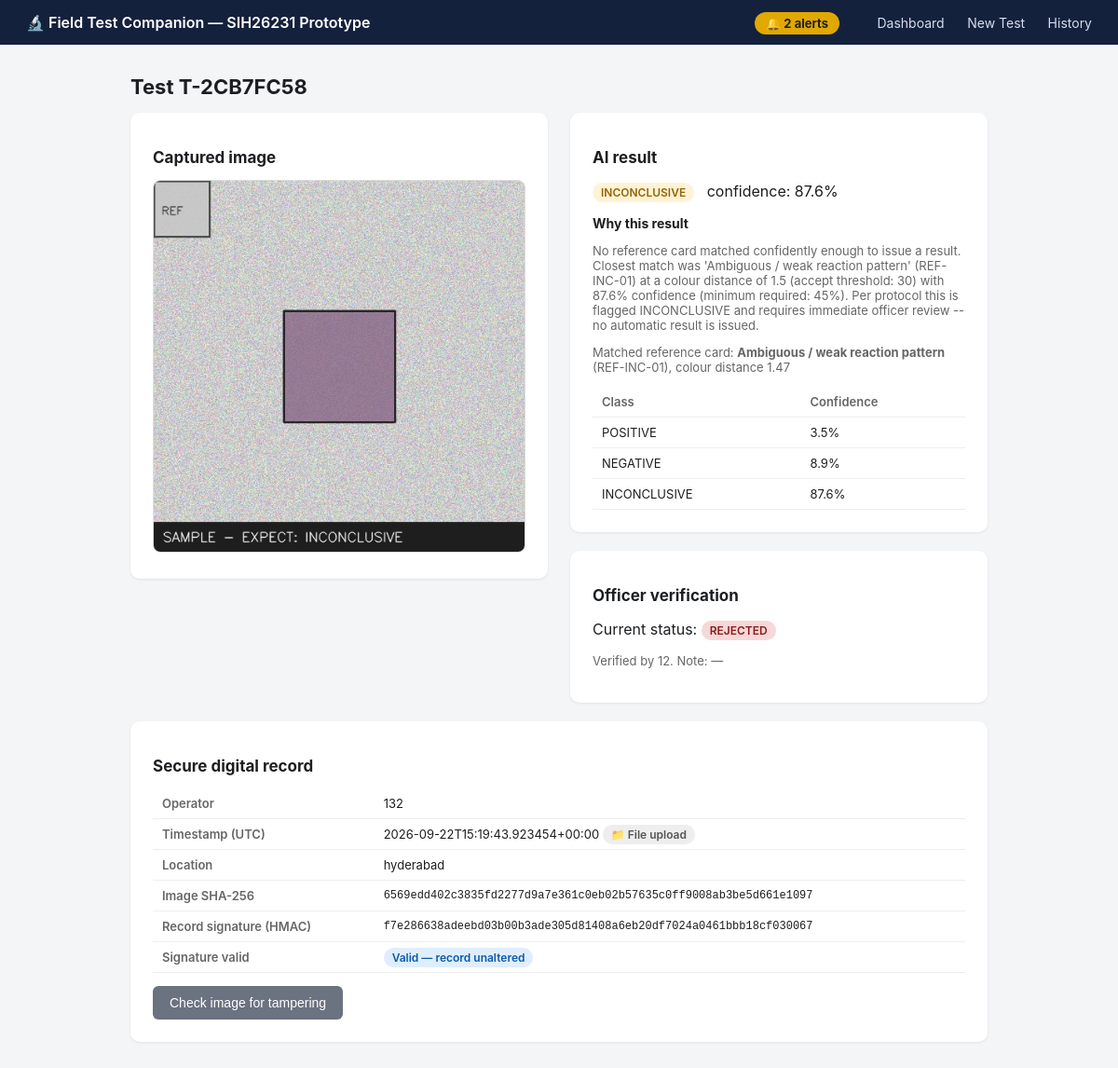
Page /test/T-2CB7FC58 on the committed database.
### tables this page shows
CREATE TABLE test_records (
            test_id TEXT PRIMARY KEY,
            operator_id TEXT NOT NULL,
            timestamp TEXT NOT NULL,
            location TEXT,
            image_filename TEXT NOT NULL,
            image_hash TEXT NOT NULL,
            ai_result TEXT,
            ai_confidence REAL,
            ai_explanation TEXT,
            quality_json TEXT,
            classification_json TEXT,
            verification_status TEXT DEFAULT 'PENDING',
            verified_by TEXT,
            verification_note TEXT,
            record_signature TEXT NOT NULL,
            alert_required INTEGER DEFAULT 0,
            analysis TEXT,
            capture_method TEXT DEFAULT 'FILE_UPLOAD',
            video_filename TEXT
        );

### app.py (the view)
@app.route("/test/<test_id>")
def test_detail(test_id):
    record = database.get_record(test_id)
    if not record:
        return "Test not found", 404
    record["quality"] = json.loads(record["quality_json"]) if record["quality_json"] else None
    record["classification"] = json.loads(record["classification_json"]) if record["classification_json"] else None
    core_record = {
        "test_id": record["test_id"],
        "operator_id": record["operator_id"],
        "timestamp": record["timestamp"],
        "location": record["location"],
        "image_filename": record["image_filename"],
        "image_hash": record["image_hash"],
        "ai_result": record["ai_result"],
        "ai_confidence": record["ai_confidence"],
        "ai_explanation": record["ai_explanation"],
        "capture_method": record["capture_method"],
    }
    signature_valid = security.verify_record(core_record, record["record_signature"])
    return render_template("test_detail.html", record=record, signature_valid=signature_valid)

### app.py (called while the page is built)
@app.context_processor
def inject_global_alerts():
    try:
        stats = database.dashboard_stats()
        return {"global_alerts_count": stats["alerts"]}
    except Exception:
        return {"global_alerts_count": 0}

### database.py (called while the page is built)
def get_conn():
    conn = sqlite3.connect(DB_PATH)
    conn.row_factory = sqlite3.Row
    return conn

def get_record(test_id: str):
    conn = get_conn()
    row = conn.execute("SELECT * FROM test_records WHERE test_id = ?", (test_id,)).fetchone()
    conn.close()
    return dict(row) if row else None

### security.py (called while the page is built)
def sign_record(record: dict) -> str:
    payload = json.dumps(record, sort_keys=True).encode("utf-8")
    return hmac.new(SECRET_KEY, payload, hashlib.sha256).hexdigest()

def verify_record(record: dict, signature: str) -> bool:
    expected = sign_record(record)
    return hmac.compare_digest(expected, signature)

### templates/test_detail.html (shortened to what this page needs)
{% extends "base.html" %}
{% block content %}
<h1>Test {{ record.test_id }}</h1>
<div class="flex-row">
  <div>
    <div class="card">
      <h2>Captured image</h2>
      <img class="test-image" src="{{ url_for('uploaded_file', filename=record.image_filename) }}">
    </div>
  </div>
  <div>
    <div class="card">
      <h2>AI result</h2>
      {% if record.ai_result %}
        <p><span class="badge {{ record.ai_result }}">{{ record.ai_result }}</span>
           &nbsp; confidence: {{ (record.ai_confidence * 100) | round(1) }}%</p>
        <h2 style="font-size:14px; margin-bottom:4px;">Why this result</h2>
        <p class="muted">{{ record.analysis or record.ai_explanation }}</p>
        {% if record.classification and record.classification.matched_reference %}
        <p class="muted">Matched reference card: <strong>{{ record.classification.matched_reference.name }}</strong>
           ({{ record.classification.matched_reference.id }}), colour distance {{ record.classification.matched_reference.distance }}</p>
        {% endif %}
        {% if record.classification %}
        <table>
          <tr><th>Class</th><th>Confidence</th></tr>
          {% for cls, conf in record.classification.confidences.items() %}
          <tr><td>{{ cls }}</td><td>{{ (conf * 100) | round(1) }}%</td></tr>
          {% endfor %}
        </table>
        {% endif %}
      {% else %}
        <p class="error">
          Image quality check failed — no classification was produced.<br>
          Reasons: {{ record.quality.reasons | join(', ') }}
        </p>
      {% endif %}
    </div>
    <div class="card">
      <h2>Officer verification</h2>
      <p>Current status: <span class="badge {{ record.verification_status }}">{{ record.verification_status }}</span></p>
      {% if record.verification_status == 'PENDING' %}
      <form method="post" action="{{ url_for('verify_test', test_id=record.test_id) }}">
        <label>Verifying officer ID</label>
        <input type="text" name="verified_by" required>
        <label>Note (optional)</label>
        <input type="text" name="note">
        <div style="margin-top:14px;">
          <button type="submit" name="status" value="VERIFIED">Confirm AI result</button>
          <button type="submit" name="status" value="REJECTED" class="danger">Reject</button>
          <button type="submit" name="status" value="INCONCLUSIVE" class="secondary">Mark inconclusive</button>
        </div>
      </form>
      {% else %}
      <p class="muted">Verified by {{ record.verified_by }}. Note: {{ record.verification_note or "—" }}</p>
      {% endif %}
    </div>
  </div>
</div>
<div class="card">
  <h2>Secure digital record</h2>
  <table>
    <tr><th>Operator</th><td>{{ record.operator_id }}</td></tr>
    <tr><th>Timestamp (UTC)</th><td>{{ record.timestamp }}
        {% if record.capture_method == 'LIVE_CAPTURE' %}
          <span class="badge VERIFIED">📷 Live capture</span>
        {% else %}
          <span class="badge PENDING">📁 File upload</span>
        {% endif %}
    </td></tr>
    <tr><th>Location</th><td>{{ record.location or "—" }}</td></tr>
    <tr><th>Image SHA-256</th><td class="mono">{{ record.image_hash }}</td></tr>
    <tr><th>Record signature (HMAC)</th><td class="mono">{{ record.record_signature }}</td></tr>
    <tr><th>Signature valid</th>
        <td>{% if signature_valid %}<span class="badge VERIFIED">Valid — record unaltered</span>
            {% else %}<span class="badge REJECTED">Invalid — record may be tampered</span>{% endif %}</td></tr>
  </table>
  <div style="margin-top:14px;">
    <button class="secondary" onclick="runTamperCheck()">Check image for tampering</button>
  </div>
</div>
{% endblock %}

### templates/base.html (shortened to what this page needs)
<!DOCTYPE html>
<html>
<head>
  <link rel="stylesheet" href="{{ url_for('static', filename='style.css') }}">
</head>
<body>
  <div class="navbar">
    <span class="brand">🔬 Field Test Companion — SIH26231 Prototype</span>
    <div>
      {% if global_alerts_count and global_alerts_count > 0 %}
      <span class="nav-alert-badge">🔔 {{ global_alerts_count }} alert{{ 's' if global_alerts_count != 1 else '' }}</span>
      {% endif %}
      <a href="{{ url_for('home') }}">Dashboard</a>
      <a href="{{ url_for('new_test') }}">New Test</a>
      <a href="{{ url_for('history') }}">History</a>
    </div>
  </div>
  <div class="container">
    {% block content %}{% endblock %}
  </div>
</body>
</html>

### static/style.css (style rules this page uses)
* { box-sizing: border-box; }
body { font-family: -apple-system, "Segoe UI", Roboto, sans-serif; background: #f4f5f7; color: #1c1e21; margin: 0; }
.navbar { background: #14213d; color: white; padding: 14px 28px; display: flex; justify-content: space-between; align-items: center; }
.navbar a { color: #d6dced; text-decoration: none; margin-left: 20px; font-size: 14px; }
.navbar .brand { font-weight: 600; font-size: 16px; color: white; }
.nav-alert-badge { background: #e0a800; color: #1c1e21; padding: 4px 12px; border-radius: 14px; font-weight: 700; font-size: 13px; margin-right: 16px; animation: alert-pulse 1.4s ease-in-out infinite; }
.container { max-width: 960px; margin: 32px auto; padding: 0 20px; }
.card { background: white; border-radius: 10px; padding: 24px; box-shadow: 0 1px 3px rgba(0,0,0,0.08); margin-bottom: 20px; }
h1 { font-size: 22px; margin-top: 0; }
h2 { font-size: 17px; }
button, .btn { background: #14213d; color: white; border: none; padding: 10px 18px; border-radius: 6px; font-size: 14px; cursor: pointer; text-decoration: none; display: inline-block; }
button.secondary, .btn.secondary { background: #6b7280; }
table { width: 100%; border-collapse: collapse; font-size: 13px; }
th, td { text-align: left; padding: 8px 10px; border-bottom: 1px solid #eee; }
th { color: #666; font-weight: 600; }
.badge { padding: 3px 9px; border-radius: 12px; font-size: 12px; font-weight: 600; }
.badge.INCONCLUSIVE { background: #fff3d6; color: #92650a; }
.badge.PENDING { background: #eee; color: #555; }
.badge.VERIFIED { background: #dfeeff; color: #0b5aab; }
.badge.REJECTED { background: #f6d8d8; color: #8a1c1c; }
.mono { font-family: "SFMono-Regular", Consolas, monospace; font-size: 12px; word-break: break-all; }
.muted { color: #666; font-size: 13px; }
.test-image { max-width: 100%; border-radius: 8px; border: 1px solid #ddd; }
.flex-row { display: flex; gap: 24px; flex-wrap: wrap; }
.flex-row > div { flex: 1; min-width: 260px; }

### rows in the picture
test_records: test_id "T-2CB7FC58", image_filename (picture), ai_result "INCONCLUSIVE", (record.ai_confidence*100)|round(1) "87.6", analysis "No reference card matched confidently enough to issue a result. Closest match was 'Ambiguous / weak reaction pattern' (REF-INC-01) at a colour distance of 1.5 (accept threshold: 30) with 87.6% confidence (minimum required: 45%). Per protocol this is flagged INCONCLUSIVE and requires immediate officer review -- no automatic result is issued.", verification_status "REJECTED", verified_by "12", verification_note "—", operator_id "132", timestamp "2026-09-22T15:19:43.923454+00:00", location "hyderabad", image_hash "6569edd402c3835fd2277d9a7e361c0eb02b57635c0ff9008ab3be5d661e1097", record_signature "f7e286638adeebd03b00b3ade305d81408a6eb20df7024a0461bbb18cf030067"

### other values in the picture
{{ global_alerts_count }} "2"
{{ 's' if global_alerts_count != 1 else '' }} "s"
{{ record.classification.matched_reference.name }} "Ambiguous / weak reaction pattern"
{{ record.classification.matched_reference.id }} "REF-INC-01"
{{ record.classification.matched_reference.distance }} "1.47"
{{ cls }} "POSITIVE" "NEGATIVE" "INCONCLUSIVE"
{{ (conf * 100) | round(1) }} "3.5" "8.9" "87.6"
